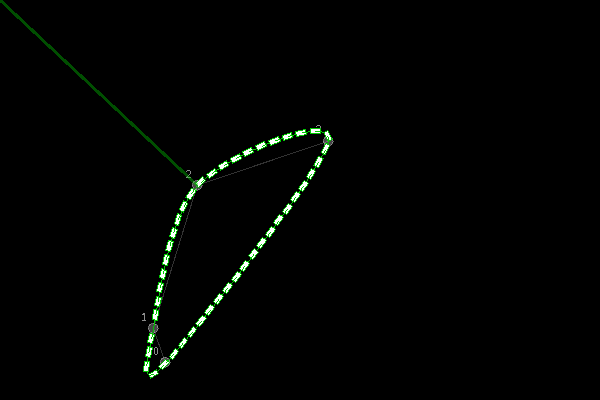
Frame 1 (no input)
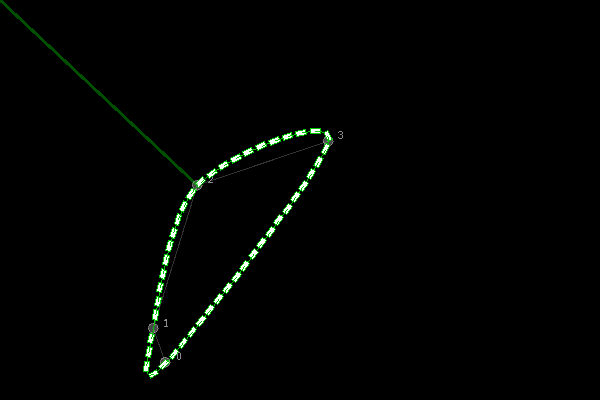
Frame 60 (the mouse pressed at the canvas centre just before this capture)
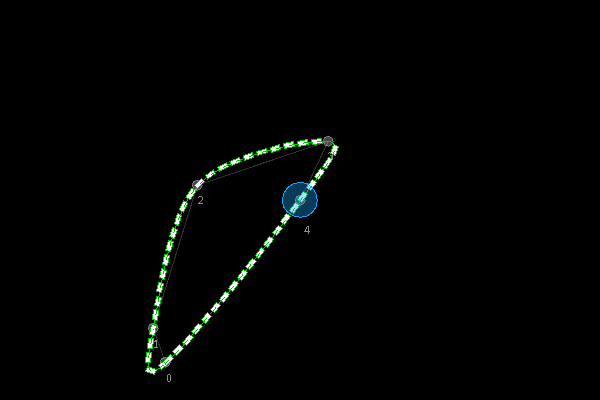
Frame 120 (the mouse held since frame 60 and released just before this capture)

The Processing sketch that drew these frames (run headless with seeded random() and noise(); from frame 60 on, the mouse is pressed at the canvas centre):

// Processing sketch: processing_90153
// ── processing_90153.pde

int highlighted = -1;
int locked = -1;
float highlightArea = 30;

// numbers labels
float numAngle= random(TWO_PI);
float numSpacing = 15;
float numSpacingHL = 30;
float numSpacingLk = 25;

float distCatRom, lenCatRom;
float incLen, desirLen; 

PVector mouse, closestCatRom;

PVector[] points = new PVector[4];
RIPKeyframe[] Keyframes = new RIPKeyframe[0];




void setup() {
  size(600, 400);
  background(0);
  noSmooth();

  for (int i=0; i<points.length; i++) {
    points[i] = new PVector(random(20, width-20), random(20, height-20));
  }

  desirLen = 14;

  closestCatRom = new PVector(width*2, height*2);
  distCatRom = sqrt(width*width + height*height); 

  lenCatRom = 0;
  incLen = 0;
}


void draw() {
  background(0);

  DrawPoints(color(255, 100), color(200, 90), 10, points);
  DrawNumbers(color(255, 140), numSpacing, points);
  DrawLines(color(255, 50), points);

  DrawSPLine(1000, color(0, 200, 0), points, true);



  closestCatRom = new PVector(width*2, height*2);
  distCatRom = sqrt(width*width + height*height); 


  lenCatRom = 0;
  incLen = 0;

  highlighted = Check();
  if ((highlighted>=0) && (locked<0))  Highlight(highlighted, false);


  if (locked>=0) {
    points[locked] = new PVector(mouseX, mouseY);
    Highlight(locked, true);
  }
}

///////////////////////////////////////////////////////////////////////////////////////////////////////////

void DrawNumbers(color clr, float spacing, PVector[] points) {

  pushStyle();
  fill(clr);

  for (int i=0; i<(points.length); i++) {
    if ((i == highlighted) && (locked<0)) {
      //  print(locked +" ");
      spacing = numSpacingHL;
    }

    if  (i == locked) {
      spacing = numSpacingLk;
    }

    if ((i!=highlighted) && (i!=locked)) {
      spacing = numSpacing;
    }

    PVector pos = new PVector(cos(numAngle)*spacing, sin(numAngle)*spacing);
    textAlign(CENTER, CENTER);

    text(i, points[i].x+pos.x, points[i].y+pos.y);
  }

  numAngle += 0.03;
  popStyle();
}

/////////////////////////////////////

void DrawPoints(color strColor, color fillColor, float rad, PVector[] points) {
  pushStyle();
  stroke(strColor);
  fill(fillColor);
  for (int i=0; i<(points.length); i++) {
    ellipse(points[i].x, points[i].y, rad, rad);
  }
  popStyle();
}

/////////////////////////////////////

void DrawLines(color clr, PVector[] points) {
  pushStyle();
  stroke(clr);
  for (int i=0; i<(points.length); i++) {
    if (i<points.length-1) {
      line(points[i].x, points[i].y, points[i+1].x, points[i+1].y);
    }
  }
  popStyle();
}

///////////////////////////////////////////////////////////////////////////////////////////////////////////


///////////////// CATMULL-ROM CURVE /////////////////////////////////////////////////////////////////////////

PVector CatmullRom (float t, PVector P0, PVector P1, PVector P2, PVector P3) { // cubic
  float t2 = t*t;   // squared
  float t3 = t2*t;  // cubed

  float x = 0.5 * ((2*P1.x) + (P2.x - P0.x)*t + (2*P0.x - 5*P1.x + 4*P2.x - P3.x)*t2 + (-P0.x + 3*P1.x - 3*P2.x + P3.x) * t3);
  float y = 0.5 * ((2*P1.y) + (P2.y - P0.y)*t + (2*P0.y - 5*P1.y + 4*P2.y - P3.y)*t2 + (-P0.y + 3*P1.y - 3*P2.y + P3.y) * t3);

  return new PVector (x, y);
}

/////////////////////////////////////

void DrawCatmullRom (int segments, color clr, PVector P0, PVector P1, PVector P2, PVector P3) {
  PVector currPos, prevPos;
  float thisDistCatRom;

  pushStyle();

  for (float i=0; i<segments; i++) {
    currPos = CatmullRom(i/segments, P0, P1, P2, P3);
    prevPos = CatmullRom((i-1)/segments, P0, P1, P2, P3);
    lenCatRom += PVector.dist(currPos, prevPos);
    incLen += PVector.dist(currPos, prevPos);

    mouse   = new PVector(mouseX, mouseY);
    thisDistCatRom = PVector.dist(currPos, mouse);

    if (thisDistCatRom < distCatRom) {
      distCatRom = thisDistCatRom;
      closestCatRom =  currPos;
    }


    stroke(clr);
    strokeWeight(1);
    line(prevPos.x, prevPos.y, currPos.x, currPos.y);

    if (incLen>desirLen) {  

      float t=i/segments; 

      float dx = 0.5 * (P2.x - P0.x + 2*t*(2*P0.x - 5*P1.x + 4*P2.x - P3.x) + 3*t*t*(3*P1.x + P3.x - P0.x - 3*P2.x));
      float dy = 0.5 * (P2.y - P0.y + 2*t*(2*P0.y - 5*P1.y + 4*P2.y - P3.y) + 3*t*t*(3*P1.y + P3.y - P0.y - 3*P2.y));


      pushMatrix();
      rectMode(CENTER);
      translate(currPos.x, currPos.y);
      rotate(atan2( dy, dx ));

      RIPKeyframe[] extended = new RIPKeyframe[Keyframes.length+1];
      extended[extended.length-1] = new RIPKeyframe(currPos.x, currPos.y, atan2( dy, dx ));
      System.arraycopy(Keyframes, 0, extended, 0, Keyframes.length);
      Keyframes = extended;
      extended = null;


      rect(0, 0, 10, 5);
      popMatrix();

      //print(incLen+"   ");
      incLen = 0;
    }
  }
  popStyle();
} 

/////////////////////////////////////

void DrawSPLine (int segments, color clr, PVector[] splineCR, boolean looped) {
  for (int i=0; i<(splineCR.length-3); i++) {
    DrawCatmullRom(segments, clr, splineCR[i], splineCR[i+1], splineCR[i+2], splineCR[i+3]);
  }

  if (looped) {
    DrawCatmullRom(segments, clr, splineCR[splineCR.length-1], splineCR[0], splineCR[1], splineCR[2]);
    DrawCatmullRom(segments, clr, splineCR[splineCR.length-3], splineCR[splineCR.length-2], splineCR[splineCR.length-1], splineCR[0]);
    DrawCatmullRom(segments, clr, splineCR[splineCR.length-2], splineCR[splineCR.length-1], splineCR[0], splineCR[1]);
  }

  pushStyle();
  stroke(clr, 100);
  strokeWeight(3);
  line(mouse.x, mouse.y, closestCatRom.x, closestCatRom.y);
  popStyle();
}


///////////////// CATMULL-ROM CURVE /////////////////////////////////////////////////////////////////////////

///////////////// CHECKS /////////////

int Check() {

  float actDist;
  float nearest = highlightArea + 1;
  int nearestIndex = -1;

  if (locked<0) {
    for (int i=0; i<points.length; i++) {
      PVector mouse = new PVector(mouseX, mouseY);
      actDist= PVector.dist(mouse, points[i]);
      if ((actDist<highlightArea) && (actDist<nearest)) {
        nearestIndex = i;
        nearest = actDist;
      }
    }
  }
  return nearestIndex;
}

///////////////// CHECKS /////////////

///////////////// HIGHLIGHT /////////////
void Highlight(int index, boolean lock) {
  pushStyle();
  colorMode(HSB, 360, 100, 100);
  color stroHL = color (203, 91, 99, 250);
  color fillHL = color (203, 91, 99, 90);
  float radHL  = 35;

  color stroLk = color (359, 91, 99, 250);
  color fillLk = color (359, 91, 99, 90);
  float radLk  = 25;



  color strokeColor;
  color fillColor;
  float radius;

  if (lock) {
    strokeColor = (stroLk);
    fillColor = (fillLk);
    radius = radLk;
  }
  else {
    strokeColor = (stroHL);
    fillColor = (fillHL);
    radius = radHL;
  }

  stroke(strokeColor);
  fill(fillColor);
  ellipse(points[index].x, points[index].y, radius, radius);
  popStyle();
}

///////////////// HIGHLIGHT /////////////


////////////////  INPUT  ////////////////////////////////////////////
void mousePressed() {

  if ((highlighted<0) && (locked<0)) { 
    PVector[] extended = new PVector[points.length+1];
    extended[extended.length-1] = new PVector(mouseX, mouseY);
    System.arraycopy(points, 0, extended, 0, points.length);
    points = extended;
    extended = null;
  }

  if ((highlighted>=0) && (locked<0)) {
    locked = highlighted;
  }
}


void mouseReleased() {
  if ((locked>=0) && (mouseX>0) && (mouseX<width) && (mouseY>0 && (mouseY<height)) ) {
    locked = -1;
  }
}

/*
void keyPressed() {
 for (int i=1; i<points.length; i++) {
 points[i] = points[0];
 }
 }
 */
////////////////  INPUT  ////////////////////////////////////////////


// point with rotation >> Regular Interpolation Keyframes
class RIPKeyframe extends PVector {
  float rot;

  RIPKeyframe(float x, float y, float z, float rot) {
    this.x = x;
    this.y = y;
    this.z = z;
    this.rot = rot;
  }

  RIPKeyframe(float x, float y, float rot) {
    this.x = x;
    this.y = y;
    this.rot = rot;
  }

  RIPKeyframe(PVector pos, float rot) {
    this.x = pos.x;
    this.y = pos.y;
    this.z = pos.z;
    this.rot = rot;
  }
}
